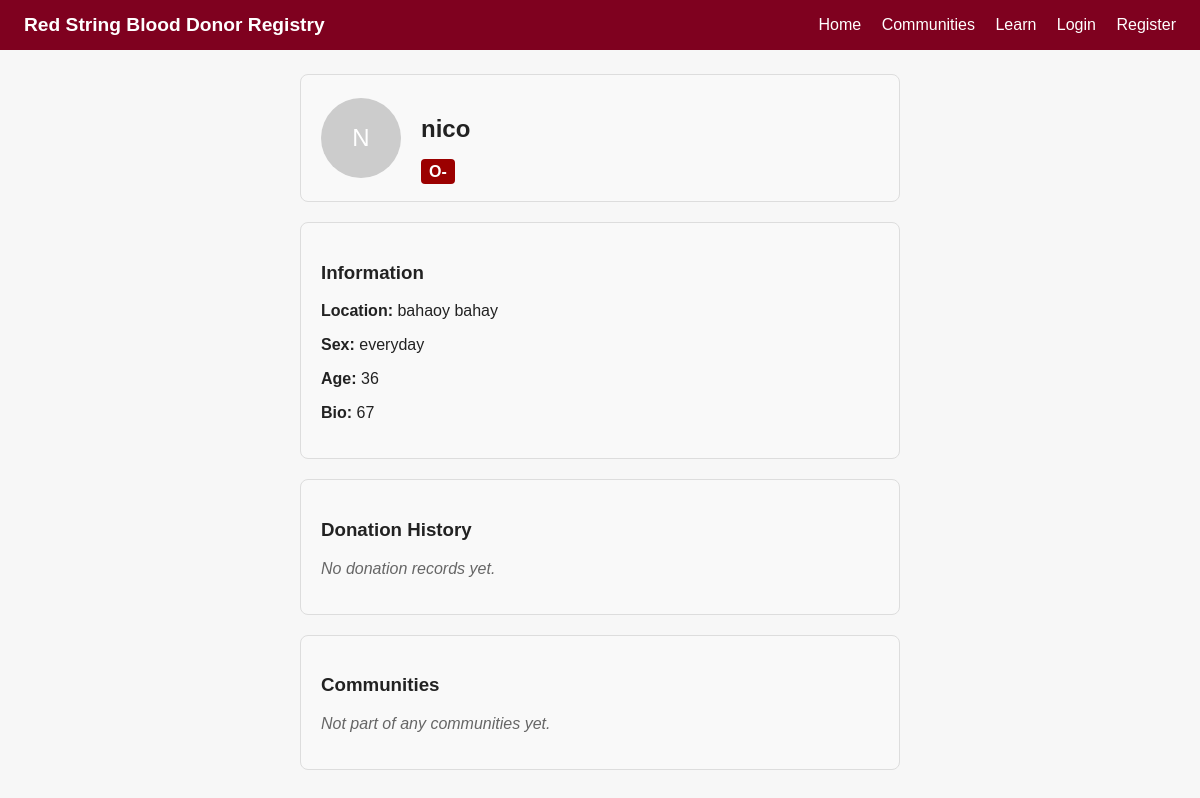
The page /u/nico on the database its author committed.
### models.py (models this page shows)
class User(UserMixin, db.Model):
    id = db.Column(db.Integer, primary_key=True)
    username = db.Column(db.String(50), unique=True, nullable=False)
    email = db.Column(db.String(120), unique=True, nullable=False)
    password_hash = db.Column(db.String(200), nullable=False)
    created_at = db.Column(db.DateTime, default=datetime.utcnow)
    profile = db.relationship("Profile", backref="user", uselist=False, cascade="all, delete-orphan")
    donations = db.relationship("Donation", backref="user", lazy=True)
    measurements = db.relationship("Measurement", backref="user", lazy=True)
    health_statuses = db.relationship("HealthStatus", backref="user", lazy=True)

class Profile(db.Model):
    id = db.Column(db.Integer, primary_key=True)
    user_id = db.Column(db.Integer, db.ForeignKey("user.id"), nullable=False)
    full_name = db.Column(db.String(100))
    location = db.Column(db.String(100))
    sex = db.Column(db.String(20))
    birthdate = db.Column(db.Date)
    blood_type = db.Column(db.String(10))
    bio = db.Column(db.Text)
    picture_filename = db.Column(db.String(255), default="default.jpg")
    is_public = db.Column(db.Boolean, default=True)

### app.py (the view)
@app.route('/u/<username>')
def public_profile(username):
    user = User.query.filter_by(username=username).first_or_404()
    profile = Profile.query.filter_by(user_id=user.id).first()
    if not profile or (not profile.is_public and current_user != user):
        flash('This profile is private.', 'warning')
        return redirect(url_for('home'))
    age = calculate_age(profile.birthdate) if profile else None
    return render_template('public_profile.html', user=user, profile=profile, age=age)

### app.py (called while the page is built)
def calculate_age(born):
    if not born:
        return None
    today = date.today()
    return today.year - born.year - ((today.month, today.day) < (born.month, born.day))

### templates/public_profile.html (shortened to what this page needs)
{% extends "base.html" %}
{% block content %}
<div style="max-width: 600px; margin: auto; display: flex; flex-direction: column; gap: 20px;">
    <div style="background: #f9f9f9; padding: 20px; border-radius: 8px; border: 1px solid #ddd; display: flex; align-items: center; gap: 20px;">
        <div style="width: 80px; height: 80px; background: #ccc; border-radius: 50%; display: flex; align-items: center; justify-content: center; font-size: 24px; color: #fff;">
            {{ user.username[0] | upper }}
        </div>
        <div>
            <h2>{{ profile.name or user.username }}</h2>
            <span style="background: #9b0000; color: white; padding: 4px 8px; border-radius: 4px; font-weight: bold;">
                {{ profile.blood_type or 'Unknown Blood' }}
            </span>
        </div>
    </div>
    <div style="background: #f9f9f9; padding: 20px; border-radius: 8px; border: 1px solid #ddd;">
        <h3>Information</h3>
        <p><strong>Location:</strong> {{ profile.location or 'Not specified' }}</p>
        <p><strong>Sex:</strong> {{ profile.sex or 'Not specified' }}</p>
        <p><strong>Age:</strong> {{ age if age else 'Not specified' }}</p>
        <p><strong>Bio:</strong> {{ profile.bio or 'No bio provided yet.' }}</p>
    </div>
    <div style="background: #f9f9f9; padding: 20px; border-radius: 8px; border: 1px solid #ddd;">
        <h3>Donation History</h3>
        <p style="color: #666; font-style: italic;">No donation records yet.</p>
    </div>
    <div style="background: #f9f9f9; padding: 20px; border-radius: 8px; border: 1px solid #ddd;">
        <h3>Communities</h3>
        <p style="color: #666; font-style: italic;">Not part of any communities yet.</p>
    </div>
</div>
{% endblock %}

### static/css/style.css (style rules this page uses)
body { font-family: Arial, sans-serif; margin: 0; background: #f7f7f7; color: #222; }

### rows shown on the page
User: username "N", username "nico"
Profile: blood_type "O-", location "bahaoy bahay", sex "everyday", bio "67"

### other values the page prints
{{ age if age else 'Not specified' }} "36"
